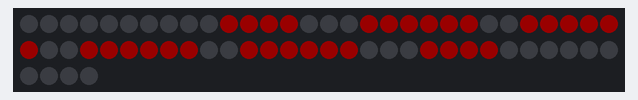
Bench run of a sketch on a simulated Arduino Uno, built with avr-gcc and run on an emulated ATmega328P. Shown: 64 RGB LEDs in strip order, left to right, continuing on the next row. Dim RGB values are drawn brighter than linear.

Above: at 0.1 s.
At 1.1 s:
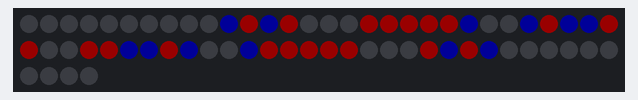
At 1.6 s:
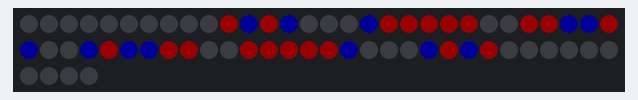

Measured:
- by itself, everything shown: repeats every 2.0 s, in 4 steps
- what the display in image 1 shows lasts 0.5 s, from 1.0 s to 1.5 s

The sketch:

MappedAnimation.ino
```cpp
#include <Adafruit_NeoPixel.h>
#include "frames.h"
Adafruit_NeoPixel strip (64, 6);

int whichFrame= 0;

int colors[2][3]{
  {255,0,0},
  {0,0,255}
};

void setup() {
  strip.begin();
  strip.setBrightness(25);
  strip.clear();
  }

void loop() {

  for(int i=0; i<strip.numPixels(); i++){
    int pixAddress = pixelMap[i];
    int whichColor = animation[whichFrame][i];
    int red = colors[whichColor][0];
    int green = colors[whichColor][1];
    int blue = colors[whichColor][2];
    if(pixAddress!=-1){
      strip.setPixelColor(pixAddress, red,green,blue);
    }
  }
  strip.show();
  delay(500);
  whichFrame= (whichFrame + 1)%4;
  }
```

Source omitted: frames.h (data table, 1164 bytes)
